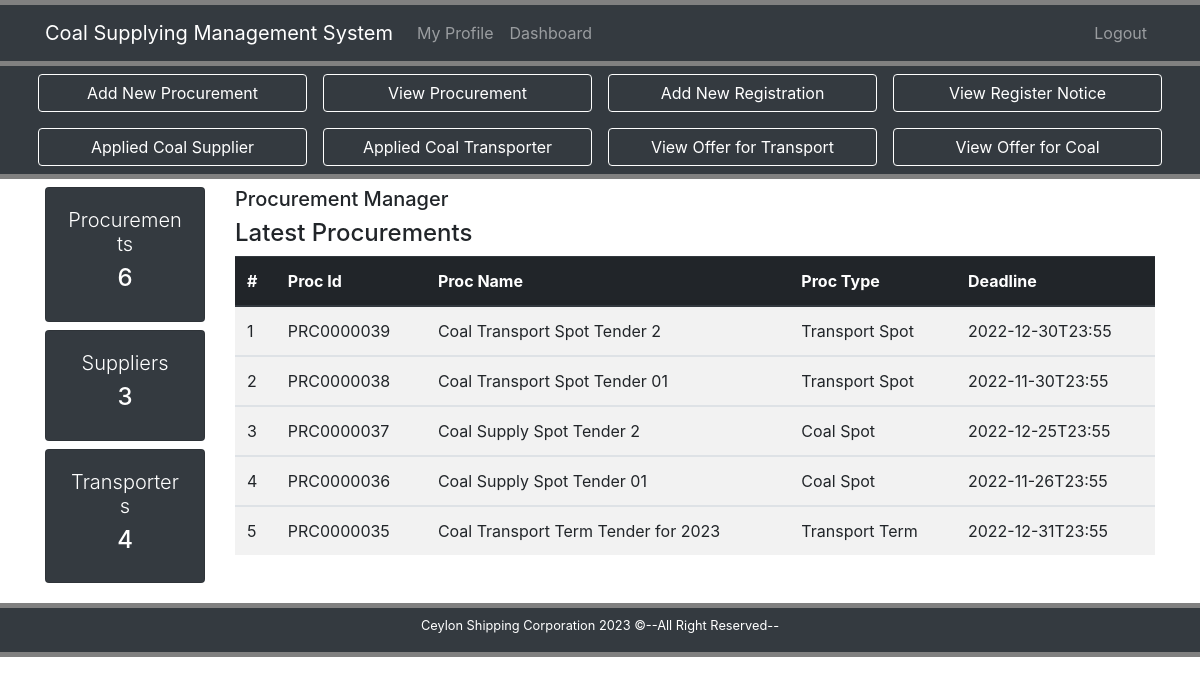
The app's page /dashPManager.php with its own data.
### tables this page shows
CREATE TABLE `procurement` (
  `id` int(10) NOT NULL,
  `procId` varchar(10) NOT NULL,
  `title` varchar(50) NOT NULL,
  `author` varchar(50) NOT NULL,
  `type` varchar(50) NOT NULL,
  `qty` int(20) NOT NULL,
  `datetime` varchar(50) NOT NULL,
  `document` varchar(50) NOT NULL,
  `deadline` varchar(50) NOT NULL
);

### dashPManager.php (the view, shortened to what this page needs)
<!DOCTYPE html>
<html lang="en">
<head>
	<link rel="stylesheet" href="css/bootstrap.css">
	<link rel="stylesheet" href="css/style.css">
</head>
<body>
	<div style="height:5px; background: gray;"></div>
	<nav class="navbar navbar-expand-lg bg-dark navbar-dark">
		<div class="container">
			<a href="#" class="navbar-brand">Coal Supplying Management System</a>
			<div class="collapse navbar-collapse" id="navbarcollapse">
			<ul class="navbar-nav mr-auto">
				<li class="nav-item">
					<a href="#" class="nav-link">My Profile</a>
				</li>
				<li class="nav-item">
					<a href="dashPManager.php" class="nav-link">Dashboard</a>
				</li>
			</ul>
			<ul class="navbar-nav">
				<li class="nav-item">
					<a href="login.php" class="nav-link">Logout</a>
				</li>
			</ul>
			</div>
		</div>
	</nav>
	<div style="height:5px; background: gray;"></div>
	<header class="text-white bg-dark">
		<div class="container">
			<div class="row">
				<div class="col-lg-3 p-2">
					<a href="addProc.php" class="btn btn-dark btn-block" style="border-color:white;">Add New Procurement</a>
				</div>
				<div class="col-lg-3 p-2">
					<a href="viewProc.php" class="btn btn-dark btn-block" style="border-color:white;">View Procurement</a>
				</div>
				<div class="col-lg-3 p-2">
					<a href="addReg.php" class="btn btn-dark btn-block" style="border-color:white;">Add New Registration</a>
				</div>
				<div class="col-lg-3 p-2">
					<a href="viewReg.php" class="btn btn-dark btn-block" style="border-color:white;">View Register Notice</a>
				</div>
			</div>
			<div class="row">
				<div class="col-lg-3 p-2">
					<a href="viewCoalSup.php" class="btn btn-dark btn-block" style="border-color:white;">Applied Coal Supplier</a>
				</div>
				<div class="col-lg-3 p-2">
					<a href="viewTransSup.php" class="btn btn-dark btn-block" style="border-color:white;">Applied Coal Transporter</a>
				</div>
				<div class="col-lg-3 p-2">
					<a href="viewTransportOffer.php" class="btn btn-dark btn-block" style="border-color:white;">View Offer for Transport</a>
				</div>
				<div class="col-lg-3 p-2">
					<a href="viewReg.php" class="btn btn-dark btn-block" style="border-color:white;">View Offer for Coal</a>
				</div>
			</div>
		</div>
	</header>
	<div style="height:5px; background: gray;"></div>
	<section class="container py-2 mb-1">
		<div class="row">
			<div class="col-lg-2">
				<div class="card text-center bg-dark text-white mb-2">
				<div class="card-body">
					<h1 class="lead">Procurements</h1>
					<h4 class="display-5">
						<?php
							global $ConnectingDB;
							$sql = "SELECT COUNT(*) FROM procurement";
							$stmt = $ConnectingDB->query($sql);
							$totalRows = $stmt->fetch();
							$totalProc = array_shift($totalRows);
							echo $totalProc;
						?>
					</h4>
					</div>
				</div>
				<div class="card text-center bg-dark text-white mb-2">
					<div class="card-body">
						<h1 class="lead">Suppliers</h1>
						<h4 class="display-5">
							<?php
								global $ConnectingDB;
								$sql = "SELECT COUNT(*) FROM coalsupplier WHERE	status = 'Approved'";
								$stmt = $ConnectingDB->query($sql);
								$totalRows = $stmt->fetch();
								$totalCoal = array_shift($totalRows);
								echo $totalCoal;
							?>
						</h4>
					</div>
				</div>
				<div class="card text-center bg-dark text-white mb-2">
					<div class="card-body">
						<h1 class="lead">Transporters</h1>
						<h4 class="display-5">
							<?php
								global $ConnectingDB;
								$sql = "SELECT COUNT(*) FROM vesselsupplier WHERE status = 'Approved'";
								$stmt = $ConnectingDB->query($sql);
								$totalRows = $stmt->fetch();
								$totalVessel = array_shift($totalRows);
								echo $totalVessel;
							?>
						</h4>
					</div>
				</div>
			</div>
			<div class="col-lg-10">
				<h5>Procurement Manager</h5>
				<h4>Latest Procurements</h4>
				<table class="table table-striped table-hover">
					<thead class="thead-dark">
						<tr>
							<th>#</th>
							<th>Proc Id</th>
							<th>Proc Name</th>
							<th>Proc Type</th>
							<th>Deadline</th>
						</tr>
					</thead>
					<?php
						$sql = "SELECT * FROM procurement ORDER BY id desc Limit 0,5";
						$stmt = $ConnectingDB->query($sql);
						$sr=0;
						while($dataRaws=$stmt->fetch()){
							$procId = $dataRaws['procId'];
							$title = $dataRaws['title'];
							$type = $dataRaws['type'];
							$deadline = $dataRaws['deadline'];
							$sr++;
						?>
						<tbody>
						<tr>
							<td><?php echo $sr; ?></th>
							<td><?php echo $procId; ?></th>
							<td><?php echo $title; ?></th>
							<td><?php echo $type; ?></th>
							<td><?php echo $deadline; ?></th>
						</tr>
					</tbody>
					<?php } ?>
				</table>
			</div>
		</div>
	</section>
	<div style="height:5px; background: gray;"></div>
	<footer class="bg-dark text-white">
		<div class="container">
			<div class="row pt-2">
				<div class="col">
					<p class="lead text-center small">Ceylon Shipping Corporation <span id="year"></span> &copy;--All Right Reserved--</p>
				</div>
			</div>
		</div>
	</footer>
	<div style="height:5px; background: gray;"></div>
</body>
</html>

### records on screen
procurement: procId "PRC0000039", title "Coal Transport Spot Tender 2", type "Transport Spot", deadline "2022-12-30T23:55"
procurement: procId "PRC0000038", title "Coal Transport Spot Tender 01", type "Transport Spot", deadline "2022-11-30T23:55"
procurement: procId "PRC0000037", title "Coal Supply Spot Tender 2", type "Coal Spot", deadline "2022-12-25T23:55"
procurement: procId "PRC0000036", title "Coal Supply Spot Tender 01", type "Coal Spot", deadline "2022-11-26T23:55"
procurement: procId "PRC0000035", title "Coal Transport Term Tender for 2023", type "Transport Term", deadline "2022-12-31T23:55"

### other values on screen
$totalProc "6"
$totalCoal "3"
$totalVessel "4"
